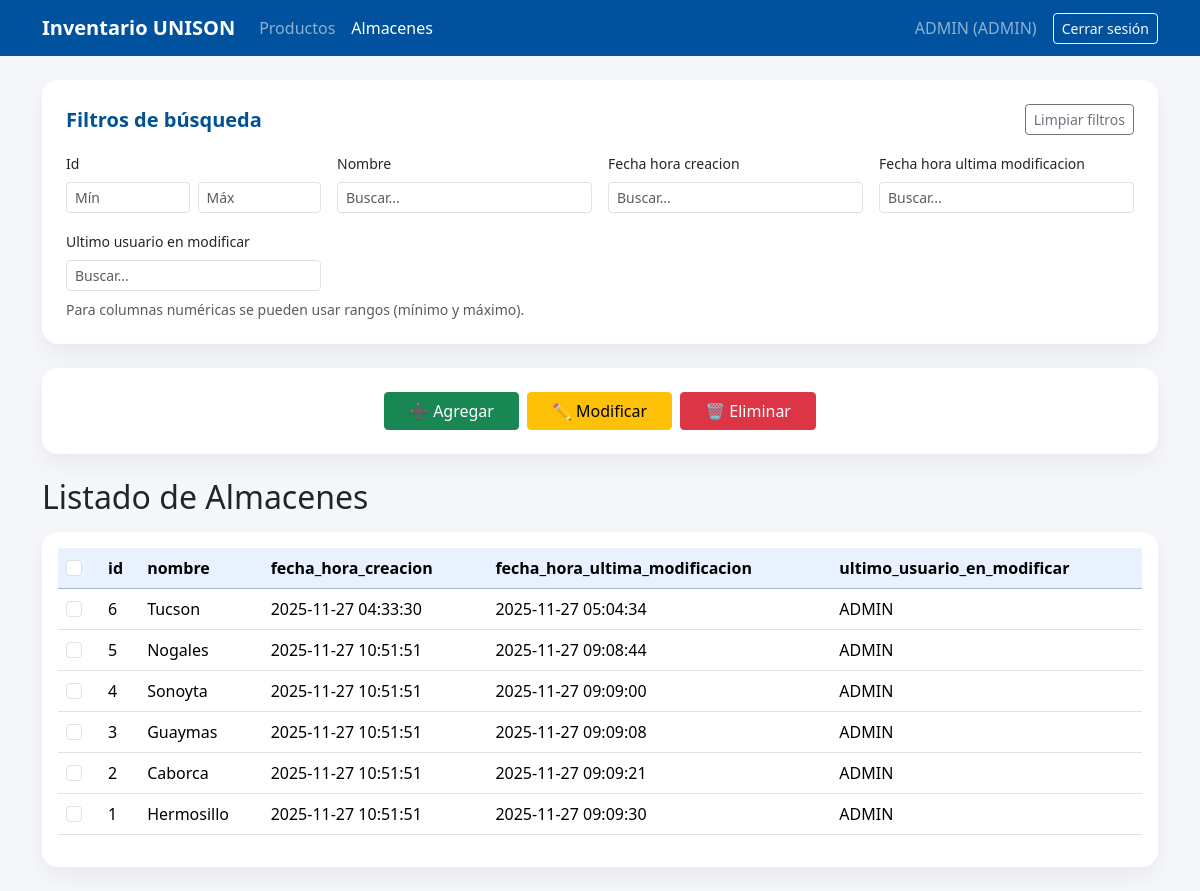
Screenshot of /almacenes (signed in) with the database file from the repository.
### tables this page shows
CREATE TABLE "almacenes" (
	"id"	INTEGER,
	"nombre"	TEXT NOT NULL,
	"fecha_hora_creacion"	TEXT,
	"fecha_hora_ultima_modificacion"	TEXT,
	"ultimo_usuario_en_modificar"	TEXT,
	PRIMARY KEY("id")
);

### app.py (the view)
@app.route("/almacenes")
@login_required
def vista_almacenes():
    return render_tabla("almacenes", "almacenes.html", ("ADMIN", "ALMACENES"))

### app.py (called while the page is built)
def get_connection():
    conn = sqlite3.connect(DB_PATH)
    conn.row_factory = sqlite3.Row
    return conn

def fetch_all(table_name: str, headers=None):
    with get_connection() as conn:
        cur = conn.cursor()
        if headers is None:
            cur.execute(f"PRAGMA table_info({table_name})")
            headers = [c["name"] for c in cur.fetchall()]
        try:
            cur.execute(f"SELECT * FROM {table_name} ORDER BY 1 DESC")
        except sqlite3.OperationalError:
            cur.execute(f"SELECT * FROM {table_name}")
        rows = cur.fetchall()
    rows_list = [ [row[h] for h in headers] for row in rows] if headers else []
    return headers, rows_list

def login_required(view):
    @wraps(view)
    def wrapped(*args, **kwargs):
        if "usuario" not in session:
            return redirect(url_for("login"))
        return view(*args, **kwargs)
    return wrapped

def render_tabla(table, template_name, roles_edicion):
    usuario = session.get("usuario")
    rol = session.get("rol")
    puede_editar = rol in roles_edicion
    error = None
    columns = []
    headers = []
    rows = []
    try:
        columns = get_columns(table)
        headers = [c["name"] for c in columns]
        headers, rows = fetch_all(table, headers)
    except sqlite3.OperationalError:
        error = f"No se encontró la tabla '{table}' en la base de datos."
    return render_template(
        template_name,
        usuario=usuario,
        rol=rol,
        puede_editar=puede_editar,
        error=error,
        headers=headers,
        rows=rows,
        columns=columns
    )

### templates/almacenes.html (shortened to what this page needs)
<!DOCTYPE html>
<html lang="es">
<head>
  <link href="https://cdn.jsdelivr.net/npm/bootstrap@5.3.3/dist/css/bootstrap.min.css" rel="stylesheet">
  <link rel="stylesheet" href="{{ url_for('static', filename='css/almacenes.css') }}">
</head>
<body>
  <nav class="navbar navbar-expand-lg navbar-dark navbar-unison">
    <div class="container">
      <a class="navbar-brand fw-semibold" href="{{ url_for('inicio') }}">Inventario UNISON</a>
      <div id="navMain" class="collapse navbar-collapse">
        <ul class="navbar-nav me-auto">
          <li class="nav-item"><a class="nav-link" href="{{ url_for('vista_productos') }}">Productos</a></li>
          <li class="nav-item"><a class="nav-link active" href="{{ url_for('vista_almacenes') }}">Almacenes</a></li>
        </ul>
        <span class="navbar-text me-3">{{ usuario }} ({{ rol }})</span>
        <a href="{{ url_for('logout') }}" class="btn btn-sm btn-outline-light" style="border-radius:4px;">Cerrar sesión</a>
      </div>
    </div>
  </nav>
  <main class="container py-4">
    {% if headers and rows %}
      <div class="card card-soft p-3 p-md-4 mb-4">
        <div class="d-flex justify-content-between align-items-center mb-3">
          <h5 class="mb-0 filter-title">Filtros de búsqueda</h5>
          <button class="btn btn-sm btn-outline-secondary" id="btnLimpiarFiltros">Limpiar filtros</button>
        </div>
        <div class="row g-3">
          {% for c in columns %}
            <div class="col-md-4 col-lg-3">
              <label class="form-label small">
                {{ c.name|replace('_',' ')|capitalize }}
              </label>
              {% if c.html_type in ['number-int','number-float'] %}
                <div class="d-flex gap-2">
                  <input type="number" class="form-control form-control-sm"
                         placeholder="Mín" id="filter_{{ c.name }}_min">
                  <input type="number" class="form-control form-control-sm"
                         placeholder="Máx" id="filter_{{ c.name }}_max">
                </div>
              {% else %}
                <input type="text" class="form-control form-control-sm"
                       placeholder="Buscar..." id="filter_{{ c.name }}">
              {% endif %}
            </div>
          {% endfor %}
        </div>
        <small class="text-muted d-block mt-2">
          Para columnas numéricas se pueden usar rangos (mínimo y máximo).
        </small>
      </div>
    {% endif %}
    {% if puede_editar %}
      <div class="card card-soft p-3 p-md-4 mb-4">
        <div class="d-flex flex-wrap justify-content-center gap-2">
          <button id="btnAgregar" class="btn btn-success btn-pill px-4" data-bs-toggle="modal" data-bs-target="#modalForm">
            ➕ Agregar
          </button>
          <button id="btnModificar" class="btn btn-warning btn-pill px-4">
            ✏️ Modificar
          </button>
          <button id="btnEliminar" class="btn btn-danger btn-pill px-4">
            🗑️ Eliminar
          </button>
        </div>
      </div>
    {% else %}
      <div class="alert alert-info">
        Tu rol (<strong>{{ rol }}</strong>) solo puede consultar los almacenes.
        Para agregar, modificar o eliminar se requiere rol <strong>ADMIN</strong> o <strong>ALMACENES</strong>.
      </div>
    {% endif %}
    <h2 class="mb-3">Listado de Almacenes</h2>
    {% if error %}
      <div class="alert alert-warning">{{ error }}</div>
    {% else %}
      {% if headers and rows %}
        <div class="card card-soft">
          <div class="table-responsive p-3">
            <table id="tabla"
                   class="table table-hover align-middle"
                   data-headers='{{ headers|tojson|safe }}'
                   data-numeric-columns='{{ columns
                     |selectattr("html_type","in",["number-int","number-float"])
                     |map(attribute="name")|list|tojson|safe }}'>
              <thead class="table-primary">
                <tr>
                  {% if puede_editar %}
                    <th class="sticky" style="width:42px;">
                      <input id="checkAll" class="form-check-input" type="checkbox" />
                    </th>
                  {% endif %}
                  {% for h in headers %}<th class="sticky">{{ h }}</th>{% endfor %}
                </tr>
              </thead>
              <tbody>
                {% for r in rows %}
                  <tr>
                    {% if puede_editar %}
                      <td><input class="form-check-input row-check" type="checkbox" /></td>
                    {% endif %}
                    {% for cell in r %}<td>{{ cell }}</td>{% endfor %}
                  </tr>
                {% endfor %}
              </tbody>
            </table>
          </div>
        </div>
      {% else %}
        <div class="alert alert-info">No hay registros para mostrar.</div>
      {% endif %}
    {% endif %}
  </main>
  {% if puede_editar %}
  <div class="toast-container position-fixed top-0 end-0 p-3">
  </div>
  {% endif %}
</body>
</html>

### static/css/almacenes.css (style rules this page uses)
:root { --unison-azul: #00529e; --unison-azul-oscuro: #015294; --unison-dorado: #f8bb00; --unison-dorado-oscuro: #d99e30; }
body { font-family: "Segoe UI", system-ui, -apple-system, BlinkMacSystemFont, sans-serif; background-color:#f5f7fb; }
.navbar-unison { background-color: var(--unison-azul); }
.card-soft { border:0; border-radius:16px; box-shadow:0 10px 25px rgba(0,0,0,.06); background-color:#ffffff; }
.btn { border-radius:4px; }
.btn-pill { border-radius:4px; }
th.sticky { position:sticky; top:0; background:#e7f1ff; z-index:1; }
.form-control { border-radius:4px; }
.filter-title { font-weight: 600; color: var(--unison-azul-oscuro); }

### rows the page displays
almacenes: r "6", nombre "Tucson", fecha_hora_creacion "2025-11-27 04:33:30", fecha_hora_ultima_modificacion "2025-11-27 05:04:34", ultimo_usuario_en_modificar "ADMIN"
almacenes: r "5", nombre "Nogales", fecha_hora_creacion "2025-11-27 10:51:51", fecha_hora_ultima_modificacion "2025-11-27 09:08:44", ultimo_usuario_en_modificar "ADMIN"
almacenes: r "4", nombre "Sonoyta", fecha_hora_creacion "2025-11-27 10:51:51", fecha_hora_ultima_modificacion "2025-11-27 09:09:00", ultimo_usuario_en_modificar "ADMIN"
almacenes: r "3", nombre "Guaymas", fecha_hora_creacion "2025-11-27 10:51:51", fecha_hora_ultima_modificacion "2025-11-27 09:09:08", ultimo_usuario_en_modificar "ADMIN"
almacenes: r "2", nombre "Caborca", fecha_hora_creacion "2025-11-27 10:51:51", fecha_hora_ultima_modificacion "2025-11-27 09:09:21", ultimo_usuario_en_modificar "ADMIN"
almacenes: r "1", nombre "Hermosillo", fecha_hora_creacion "2025-11-27 10:51:51", fecha_hora_ultima_modificacion "2025-11-27 09:09:30", ultimo_usuario_en_modificar "ADMIN"

### other values shown
{{ usuario }} "ADMIN"
{{ rol }} "ADMIN"
{{ c.name|replace('_',' ')|capitalize }} "Id" "Nombre" "Fecha hora creacion" "Fecha hora ultima modificacion" "Ultimo usuario en modificar"
{{ h }} "id" "nombre" "fecha_hora_creacion" "fecha_hora_ultima_modificacion" "ultimo_usuario_en_modificar"
